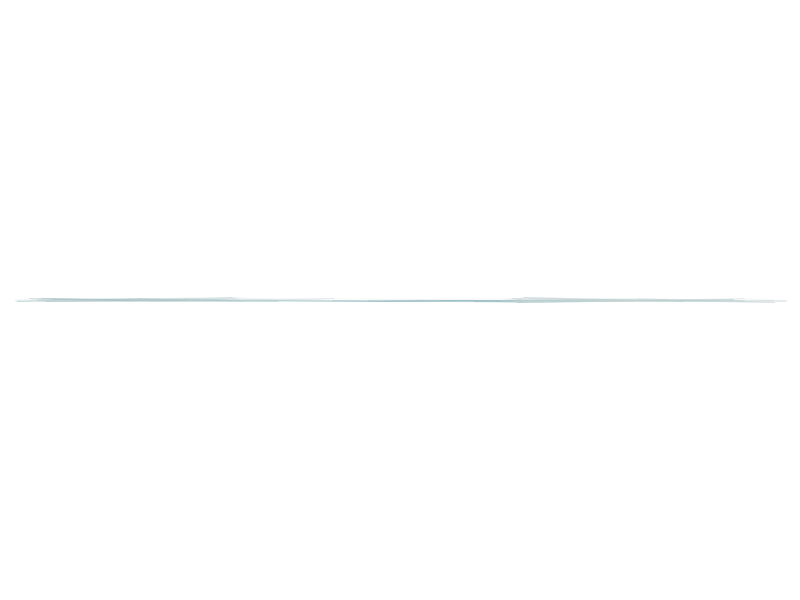
Frame 1 (no input)
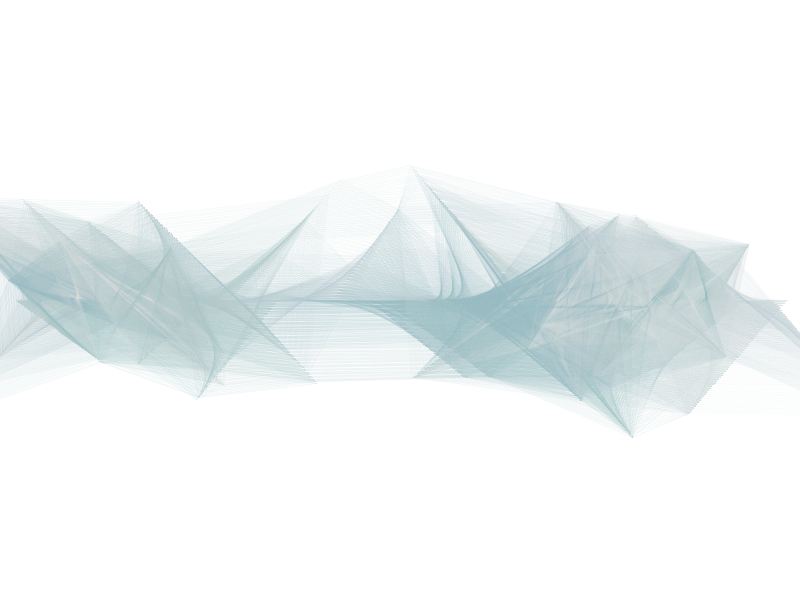
Frame 60 (the mouse pressed at the canvas centre just before this capture)
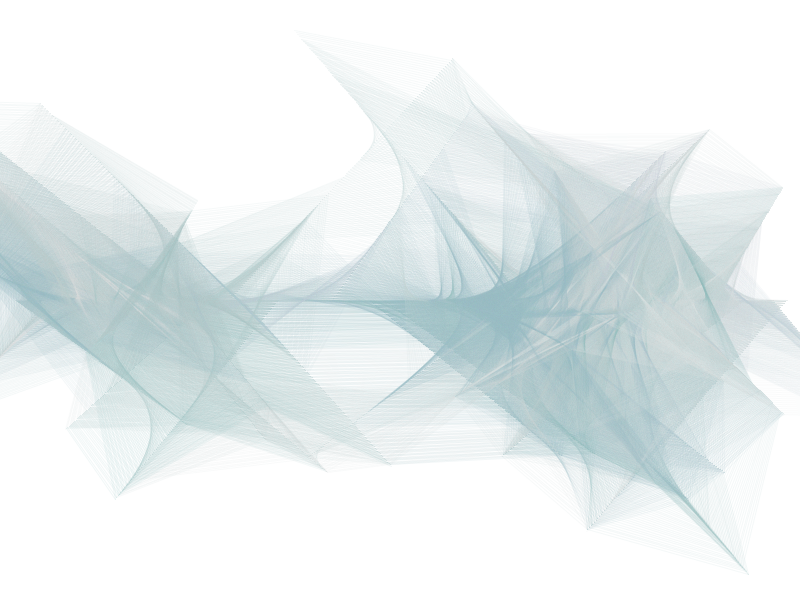
Frame 120 (the mouse held since frame 60 and released just before this capture)

The Processing sketch that drew these frames (run headless with seeded random() and noise(); from frame 60 on, the mouse is pressed at the canvas centre):

// Processing sketch: circles_process_3
// ── circles_process_3.pde

int NUM_CIRCLES = 50;
ArrayList<Circle> circles;
//color c1 = #123940;
//color c2 = #B9E0E8;
color c1 =#3A909B;
color c2 = #DDDDDD;
int MIN_RADIUS = 150;
int MAX_RADIUS = 200;

void setup(){
  size(800, 600);
  noFill();
  
  circles = new ArrayList<Circle>();
  for(int i = 0; i < NUM_CIRCLES; i++){
    circles.add( 
      new Circle(
        random(0, width), //x
        height/2, //y
        random(MIN_RADIUS, MAX_RADIUS), //x_radius
        random(.5, 2), //velocity
        color(lerpColor(c1, c2, random(.5, 1)),30)
      )
    );
  }
   background(255);
}

void draw(){
  //background(255);
  for(int i = 0; i < NUM_CIRCLES; i++){
    Circle c1 = circles.get(i);
     c1.update();
     for(int j = i; j < NUM_CIRCLES; j++){
        if(i != j){
           c1.draw_intersection(circles.get(j)); 
        }
     }
     
  }
}
// ── Circle.pde
class Circle {
  float x;
  float y;
  float radius;
  float x_velocity;
  float y_velocity;
  color col;
  int x_direction;
  int y_direction;
  
  public Circle(float x, float y, float radius, float velocity, color col){
     this.x = x;
     this.y = y;
     this.radius = radius;
     this.x_velocity = velocity;
     this.y_velocity = x_velocity + random(-.5, .5);
     this.col = col;
     
     //set a random x direction
     float rand_x = random(0, 1);
     if(rand_x < .5){
        x_direction = 1; 
     }
     else{
       x_direction = -1;
     }
     //set a random y direction
     float rand_y = random(0,1);
     if(rand_y < .5){
        y_direction = 1; 
     }
     else{
       y_direction = -1;
     }

 }
  
  public void draw_circle(){
    stroke(col);
    ellipse(x, y, radius, radius);
  }
  
  public void update(){
    x += x_velocity * x_direction;
    y += y_velocity * y_direction;
    
    ////change direction on the edge of the screen
    //if(x >= width || x <= 0) {
    //   x_direction *= -1; 
    //}
    //if(y >= height || y <= 0){
    //   y_direction *= -1; 
    //}
  }
  
  public void draw_intersection(Circle c2){
    if(dist(x, y, c2.x, c2.y) < ((this.radius + c2.radius) / 2.0)){
      stroke(this.col);
      line(x, y, c2.x, c2.y);
    }
  }
  
}
